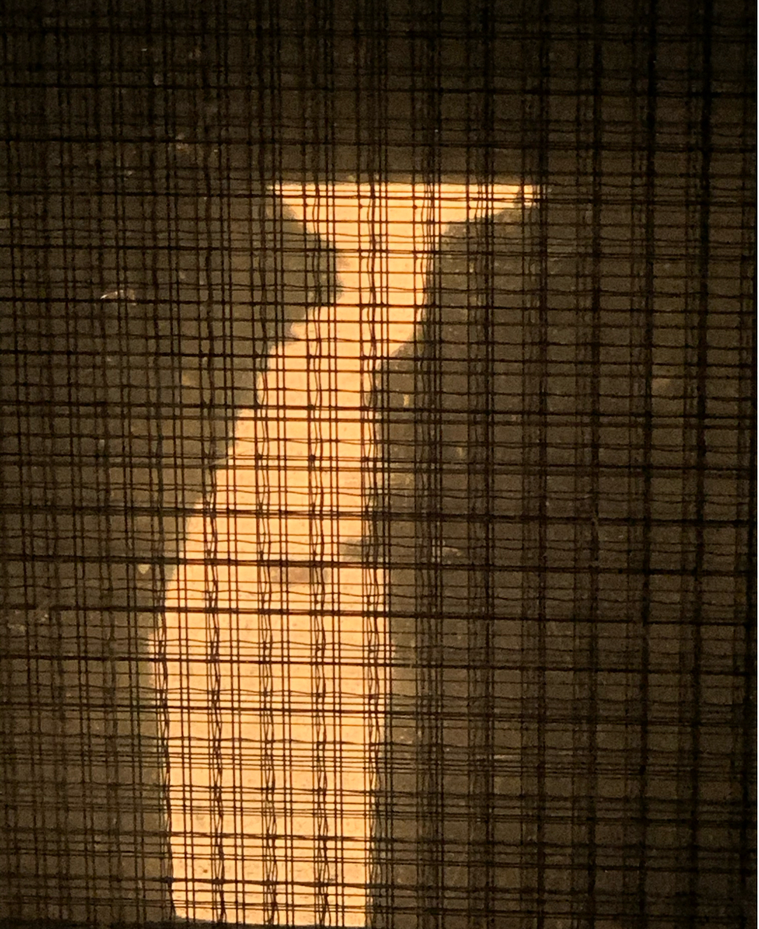
#> input picture Experiment 1 - Launder Monitor/Input/test1_original.png, 759 x 929 px, shrunk from 974 x 1192 before the run
$ jupyter execute Launder_Monitor.ipynb
#> lines starting #> are read from the running program, lines starting #| are printed output that depends on the picture; after the words box and inside, x2 and y2 are one past the last pixel; in counts of white or black regions, pixels touching at a corner belong together
# **Launder Monitoring Process**
Author: Michael Kainola

Date: August 1, 2022

This notebook demonstrates the key processing steps of the Launder Monitoring software.

<br>

**Step 1. Load the external dependencies.**

[cell 1]
# import external modules
import cv2 #opencv
import numpy as np #numpy
import matplotlib.pyplot as plt #matplotlib

[cell 2]
# define helper function for displaying results
def display(img,cmap='gray'):
    fig = plt.figure(figsize=(10,4))
    ax = fig.add_subplot(1,1,1)
    ax.imshow(img,cmap='gray')

<br>

**Step 2. Load the launder image and convert to RGB.**

[cell 3]
# load the launder test image
flow_orig = cv2.imread('Input/test1_original.png')
#> flow_orig is the input picture: shape (929, 759, 3); mean B, G, R 31.7, 58.4, 81

# convert from BGR to RGB
flow_orig = cv2.cvtColor(flow_orig,cv2.COLOR_BGR2RGB)

# display launder image using helper function
display(flow_orig)

[cell 4]
# convert from BGR to gray
flow_gray = cv2.cvtColor(flow_orig,cv2.COLOR_BGR2GRAY)

# display the grayscale image
display(flow_gray)

<br>

**Step 3. Load the target polgyon and convert to grayscale.**

[cell 5]
# load target polygon
target = cv2.imread('Input/test1_target.png')
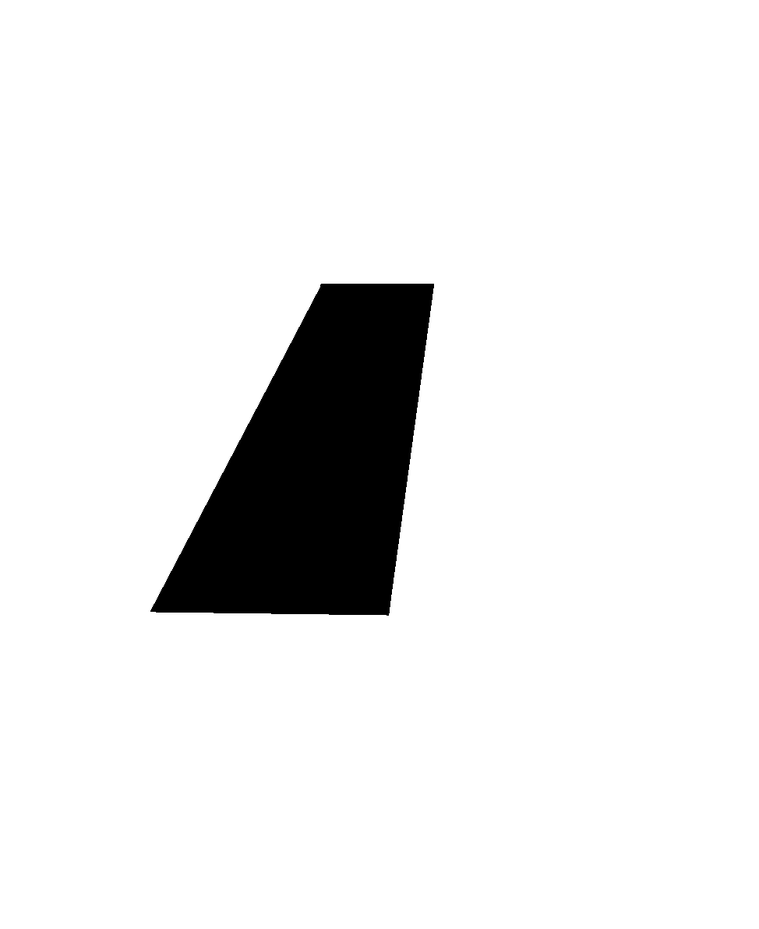
#> input picture Experiment 1 - Launder Monitor/Input/test1_target.png, 759 x 929 px, shrunk from 974 x 1192 before the run
#> target is the input picture: shape (929, 759, 3); min 0, max 255, mean 234

# convert the polygon from BGR to grayscale
target = cv2.cvtColor(target, cv2.COLOR_BGR2GRAY)
#> target: shape (929, 759)

# show the target polygon
display(target)

<br>

**Step 4. Process launder image.**

[cell 6]
# blur the launder image
flow_blur = cv2.medianBlur(flow_gray,49) #49 = kernel size; dictates how much to blur the image
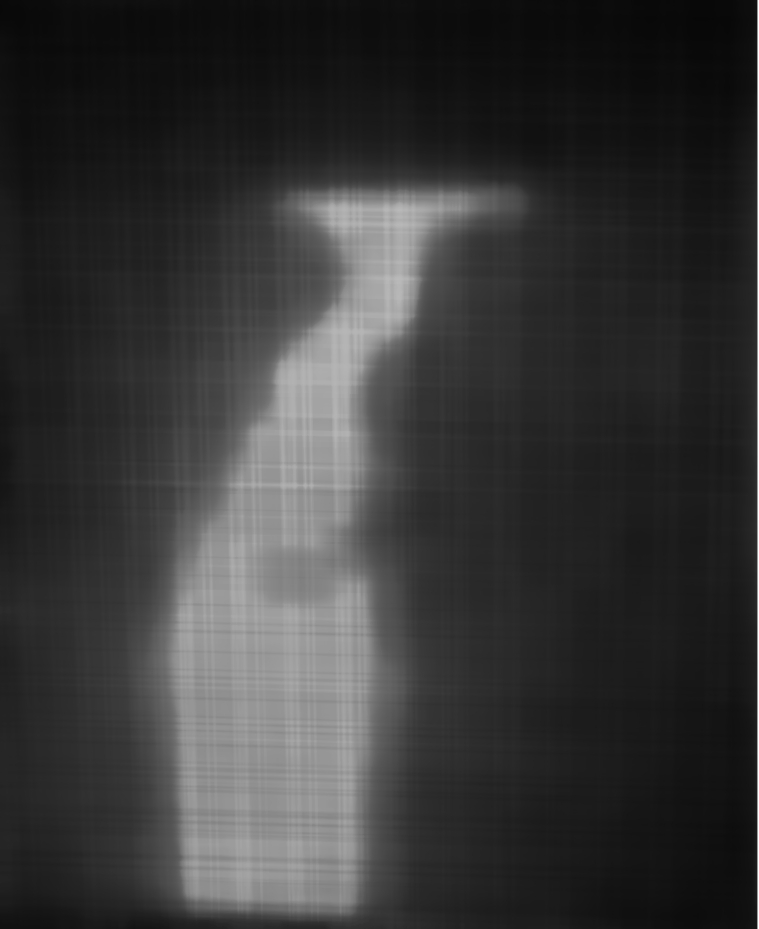
#> flow_blur: shape (929, 759); min 7, max 255, mean 55.1

# display the blurred image
display(flow_blur)

[cell 7]
# apply binary thresholding to find contour of molten metal shape
ret, flow_thresh = cv2.threshold(flow_blur,160,255, cv2.THRESH_BINARY_INV+cv2.THRESH_OTSU)
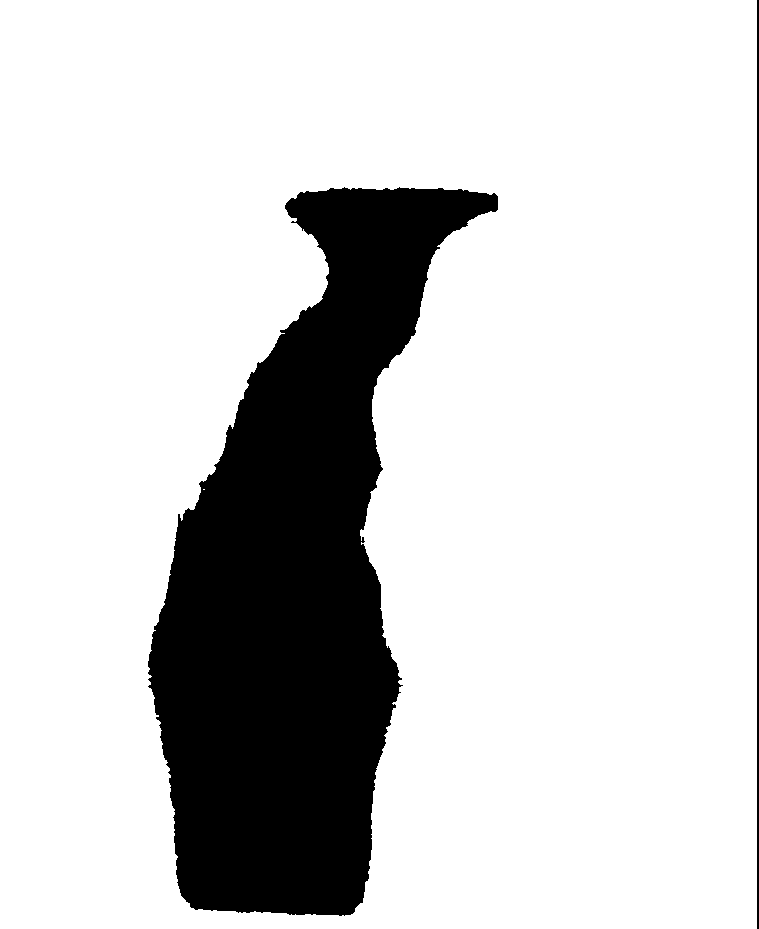
#> flow_thresh: shape (929, 759); 81.3% white; 2 black regions, box (x1, y1, x2, y2) and area: (148, 187, 498, 916) 130100, (757, 0, 759, 929) 1858
#> ret = 88

# display the thresholded image
display(flow_thresh)

[cell 8]
# remove noise using morphological transformation

# define kernel size
kernel = np.ones((1,1),np.uint8)

# apply transformation
flow_noise = cv2.morphologyEx(flow_thresh,cv2.MORPH_OPEN, kernel, iterations=10)

# display transformed image
display(flow_noise)

<br>

**Step 5. Blend the actual and the target to find the overlap (i.e. the area where there is potential buildup).**

[cell 9]
# blend the actual and the target
overlap = cv2.addWeighted(src1=target,alpha=1,src2=flow_noise,beta=0.5,gamma=0)

# make a backup of the overlap image
orig_overlap = overlap.copy()

# display the overlap image
display(orig_overlap)

<br>

**Step 6. Calculate the percent buildup.**

[cell 10]
# count of black, grey, white pixels in the overlap image
cnt_black = np.count_nonzero(overlap == 0) # number of black pixels; represents the size of the molten metal
#> cnt_black = 47501
cnt_grey = np.count_nonzero(overlap == 128) # number of grey pixels; represents the size of potential buildup
#> cnt_grey = 9042
cnt_white = np.count_nonzero(overlap == 255) # number of white pixels; represents the size of the whitespace around the image
#> cnt_white = 645970

# print the # of pixels
print(f"Black pixels: {cnt_black}")
#| Black pixels: 47501
print(f"Grey pixels: {cnt_grey}")
#| Grey pixels: 9042
print(f"White pixels: {cnt_white}")
#| White pixels: 645970

[cell 11]
# calculate total number of pixels
cnt_total = cnt_black + cnt_grey
#> cnt_total = 56543

# calculate the percent buildup
perc_buildup = round(cnt_grey / cnt_total * 100,2)
#> perc_buildup = 15.99

print(f"Percent Buildup: {perc_buildup}")
#| Percent Buildup: 15.99

[cell 12]
# prepare the buildup image

# replace all blacks pixels with white
overlap[overlap == 0] = 255
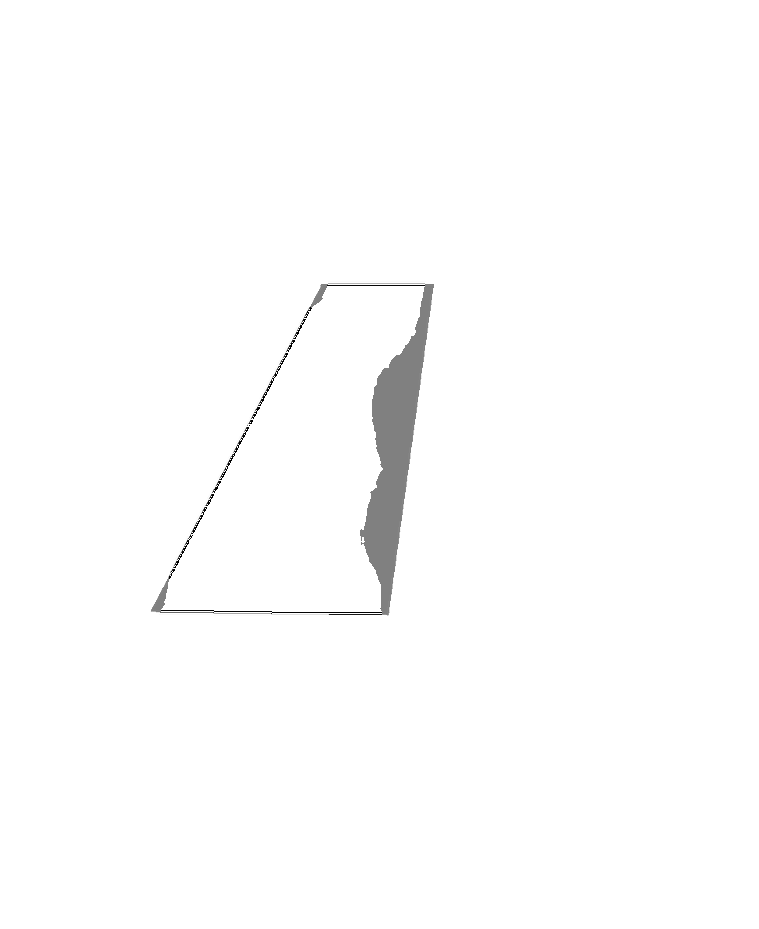
#> overlap: shape (929, 759); min 1, max 255, mean 252.9

# display the buildup image
display(overlap)

<br>

**Step 7. Compare buildup to threshold for alerting.**

[cell 13]
# set threshold
t = 10

# check if % buildup greater than threshold; if so, send alert
if (perc_buildup > t):
    print(f"There is a {perc_buildup}% buildup on the launder. Remain alert and prepare to make necessary adjustments.")
#| There is a 15.99% buildup on the launder. Remain alert and prepare to make necessary adjustments.

<br>

**Optional: Step 8. Overlay overflow ontop of original image.**

[cell 14]
# convert overlap image from grayscale to RGB
overlap_red = cv2.cvtColor(overlap,cv2.COLOR_GRAY2RGB)

# find all grey (128,128,128) values in overlap image and change to red (255,0,0) for visualization purposes
overlap_red[np.where((overlap_red==[128, 128, 128]).all(axis=2))] = [255,0,0]
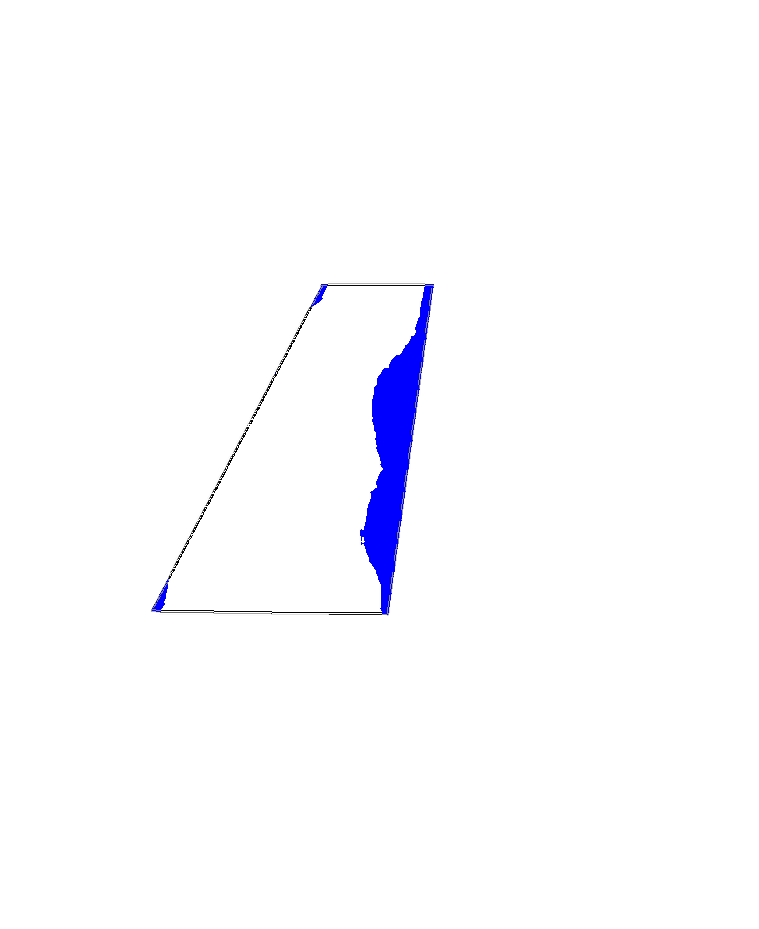
#> overlap_red: shape (929, 759, 3); mean B, G, R 254.5, 251.3, 251.3

# blend the overlap and original images
result = cv2.addWeighted(src1=flow_orig,alpha=0.6,src2=overlap_red,beta=0.4,gamma=0)

# write launder buildup % to top left corner of the image
cv2.putText(result, f"Buildup: {perc_buildup}%", (10, 48), cv2.FONT_HERSHEY_SIMPLEX, 1.5, (255, 0, 0), 3)
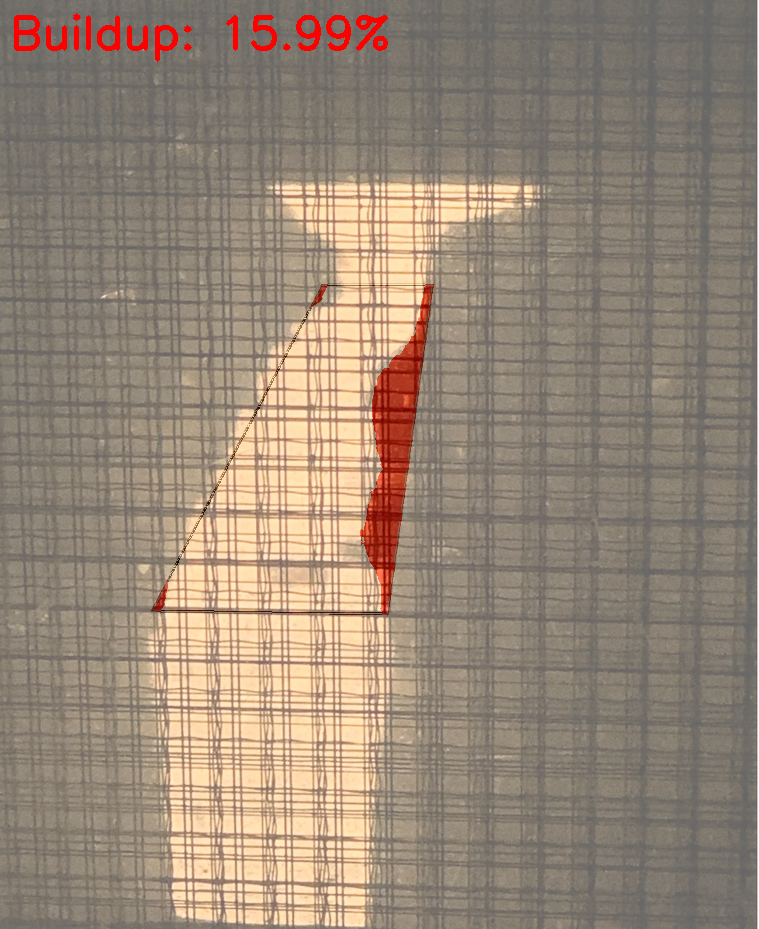
#> result: shape (929, 759, 3); mean R, G, B 151.3, 134.9, 118.9

# display the overlaid image
display(result)

<br>

**Optional: Step 9. Generate image containing all processing steps.**

The following code creates a 2 x 4 image plot, with each image in the plot showing a key step of the launder image processing code. The resulting plots were used in the accompanying report submission.

[cell 15]
# define the plot size
rows = 2
cols = 4
fig, axs = plt.subplots(rows, cols, sharex=True, sharey=True, figsize=(10,8))

# label the plot
fig.suptitle('Image Processing Steps')

# set the spacing of the plot
fig.tight_layout(h_pad=1)

# original image
axs[0,0].imshow(flow_orig) #top left
axs[0,0].title.set_text('Original')

# greyscale + blurred image
axs[0,1].imshow(flow_gray, cmap="gray")
axs[0,1].title.set_text('Blur + Grayscale')

# thresholding image
axs[0,2].imshow(flow_noise, cmap="gray")
axs[0,2].title.set_text('Thresholding')

# target polygon image
axs[0,3].imshow(target, cmap="gray")
axs[0,3].title.set_text('Target')

# overlap image
axs[1,0].imshow(orig_overlap, cmap="gray")
axs[1,0].title.set_text('Overlap')

# buildup image
axs[1,1].imshow(overlap_red, cmap="gray")
axs[1,1].title.set_text('Isolate Buildup')

# result image
axs[1,2].imshow(result, cmap="gray")
axs[1,2].title.set_text("Result")

# remove the 8th subplot as it is unused
fig.delaxes(axs[1,3])

# show the processing steps image
plt.show()
#> figure, not shown here; B, G, R data is drawn as R, G, B
